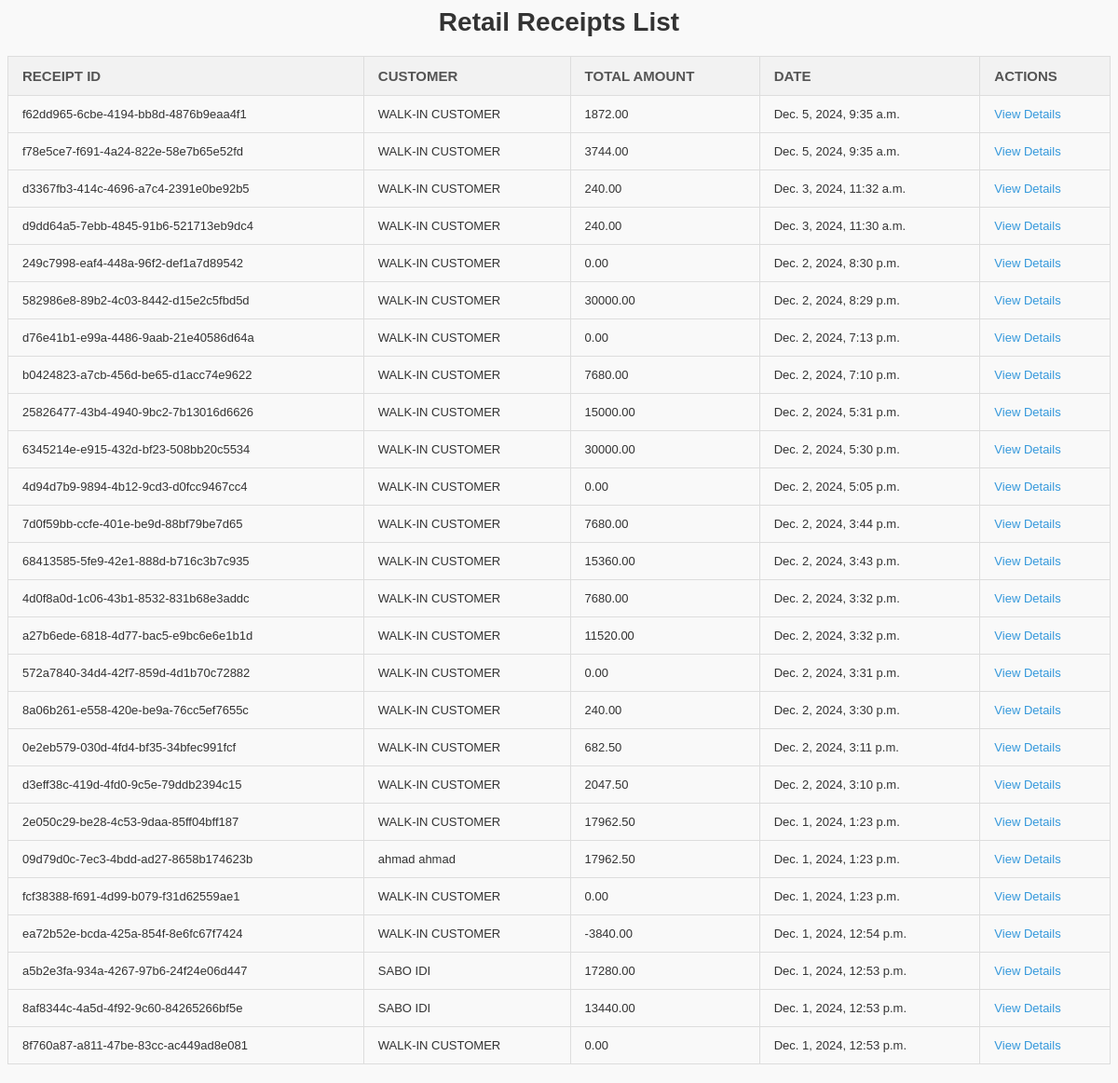
The app's page /receipts/ with its own data.
### app/models.py (models this page shows, shortened)
class Receipt(models.Model):
    customer = models.ForeignKey(Customer, on_delete=models.CASCADE, null=True, blank=True)
    sales = models.ForeignKey(Sales, on_delete=models.CASCADE, related_name='receipts', null=True, blank=True)
    buyer_name = models.CharField(max_length=255, blank=True, null=True)
    buyer_address = models.CharField(max_length=255, blank=True, null=True)
    total_amount = models.DecimalField(max_digits=10, decimal_places=2, default=Decimal('0.0'))
    date = models.DateTimeField(auto_now_add=True)
    receipt_id = models.UUIDField(default=uuid.uuid4, editable=False, unique=True)
    printed = models.BooleanField(default=False)
    payment_method = models.CharField(max_length=20, choices=[
        ('Cash', 'Cash'),
        ('Wallet', 'Wallet'),
        ('Transfer', 'Transfer'),
    ], default='Cash')

### app/views.py (the view)
# urls.py: path('receipts/', views.receipt_list, name='receipt_list'),
def receipt_list(request):
    receipts = Receipt.objects.all().order_by('-date')  # Order by date, latest first
    return render(request, 'partials/receipt_list.html', {'receipts': receipts})

### app/templates/partials/receipt_list.html (shortened to what this page needs)
{% block content %}
<div class="col-md-10 offset-md-2">
    <h2>Retail Receipts List</h2>
    <table>
        <thead>
            <tr>
                <th>Receipt ID</th>
                <th>Customer</th>
                <th>Total Amount</th>
                <th>Date</th>
                <th>Actions</th>
            </tr>
        </thead>
        <tbody>
            {% for receipt in receipts %}
            <tr class="{% if receipt.source == 'wholesale' %}wholesale-row{% endif %}">
                <td>{{ receipt.receipt_id }}</td>
                <td>
                    {% if receipt.customer %}
                    {{ receipt.customer.name|upper }}
                    {% elif receipt.buyer_name %}
                    {{ receipt.buyer_name }}
                    {% else %}
                    WALK-IN CUSTOMER
                    {% endif %}
                </td>
                <td>{{ receipt.total_amount }}</td>
                <td>{{ receipt.date }}</td>
                <td>
                    {% if receipt.source == 'wholesale' %}
                    <a href="{% url 'wholesale_receipt_detail' receipt.receipt_id %}">View Details</a>
                    {% else %}
                    <a href="{% url 'receipt_detail' receipt.receipt_id %}">View Details</a>
                    {% endif %}
                </td>
            </tr>
            {% endfor %}
        </tbody>
    </table>
</div>
{% endblock %}

### app/templates/partials/receipt_list.html (style rules this page uses)
h2 { color: #333; text-align: center; font-size: 28px; margin-bottom: 20px; }
table { width: 100%; border-collapse: collapse; margin-bottom: 20px; }
table th, table td { padding: 12px 15px; border: 1px solid #ddd; text-align: left; font-size: 13px; }
table thead th { background-color: #f2f2f2; color: #555; font-weight: bold; text-transform: uppercase; font-size: 15px; }
table tbody tr:nth-child(even) { background-color: #f9f9f9; }
a { color: #3498db; text-decoration: none; }

### records on screen
Receipt: receipt_id "f62dd965-6cbe-4194-bb8d-4876b9eaa4f1", shows "WALK-IN CUSTOMER", total_amount "1872.00", date "Dec. 5, 2024, 9:35 a.m."
Receipt: receipt_id "f78e5ce7-f691-4a24-822e-58e7b65e52fd", shows "WALK-IN CUSTOMER", total_amount "3744.00", date "Dec. 5, 2024, 9:35 a.m."
Receipt: receipt_id "d3367fb3-414c-4696-a7c4-2391e0be92b5", shows "WALK-IN CUSTOMER", total_amount "240.00", date "Dec. 3, 2024, 11:32 a.m."
Receipt: receipt_id "d9dd64a5-7ebb-4845-91b6-521713eb9dc4", shows "WALK-IN CUSTOMER", total_amount "240.00", date "Dec. 3, 2024, 11:30 a.m."
Receipt: receipt_id "249c7998-eaf4-448a-96f2-def1a7d89542", shows "WALK-IN CUSTOMER", total_amount "0.00", date "Dec. 2, 2024, 8:30 p.m."
Receipt: receipt_id "582986e8-89b2-4c03-8442-d15e2c5fbd5d", shows "WALK-IN CUSTOMER", total_amount "30000.00", date "Dec. 2, 2024, 8:29 p.m."
Receipt: receipt_id "d76e41b1-e99a-4486-9aab-21e40586d64a", shows "WALK-IN CUSTOMER", total_amount "0.00", date "Dec. 2, 2024, 7:13 p.m."
Receipt: receipt_id "b0424823-a7cb-456d-be65-d1acc74e9622", shows "WALK-IN CUSTOMER", total_amount "7680.00", date "Dec. 2, 2024, 7:10 p.m."
Receipt: receipt_id "25826477-43b4-4940-9bc2-7b13016d6626", shows "WALK-IN CUSTOMER", total_amount "15000.00", date "Dec. 2, 2024, 5:31 p.m."
Receipt: receipt_id "6345214e-e915-432d-bf23-508bb20c5534", shows "WALK-IN CUSTOMER", total_amount "30000.00", date "Dec. 2, 2024, 5:30 p.m."
Receipt: receipt_id "4d94d7b9-9894-4b12-9cd3-d0fcc9467cc4", shows "WALK-IN CUSTOMER", total_amount "0.00", date "Dec. 2, 2024, 5:05 p.m."
Receipt: receipt_id "7d0f59bb-ccfe-401e-be9d-88bf79be7d65", shows "WALK-IN CUSTOMER", total_amount "7680.00", date "Dec. 2, 2024, 3:44 p.m."
Receipt: receipt_id "68413585-5fe9-42e1-888d-b716c3b7c935", shows "WALK-IN CUSTOMER", total_amount "15360.00", date "Dec. 2, 2024, 3:43 p.m."
Receipt: receipt_id "4d0f8a0d-1c06-43b1-8532-831b68e3addc", shows "WALK-IN CUSTOMER", total_amount "7680.00", date "Dec. 2, 2024, 3:32 p.m."
Receipt: receipt_id "a27b6ede-6818-4d77-bac5-e9bc6e6e1b1d", shows "WALK-IN CUSTOMER", total_amount "11520.00", date "Dec. 2, 2024, 3:32 p.m."
Receipt: receipt_id "572a7840-34d4-42f7-859d-4d1b70c72882", shows "WALK-IN CUSTOMER", total_amount "0.00", date "Dec. 2, 2024, 3:31 p.m."
Receipt: receipt_id "8a06b261-e558-420e-be9a-76cc5ef7655c", shows "WALK-IN CUSTOMER", total_amount "240.00", date "Dec. 2, 2024, 3:30 p.m."
Receipt: receipt_id "0e2eb579-030d-4fd4-bf35-34bfec991fcf", shows "WALK-IN CUSTOMER", total_amount "682.50", date "Dec. 2, 2024, 3:11 p.m."
Receipt: receipt_id "d3eff38c-419d-4fd0-9c5e-79ddb2394c15", shows "WALK-IN CUSTOMER", total_amount "2047.50", date "Dec. 2, 2024, 3:10 p.m."
Receipt: receipt_id "2e050c29-be28-4c53-9daa-85ff04bff187", shows "WALK-IN CUSTOMER", total_amount "17962.50", date "Dec. 1, 2024, 1:23 p.m."
Receipt: receipt_id "09d79d0c-7ec3-4bdd-ad27-8658b174623b", buyer_name "ahmad ahmad", total_amount "17962.50", date "Dec. 1, 2024, 1:23 p.m."
Receipt: receipt_id "fcf38388-f691-4d99-b079-f31d62559ae1", shows "WALK-IN CUSTOMER", total_amount "0.00", date "Dec. 1, 2024, 1:23 p.m."
Receipt: receipt_id "ea72b52e-bcda-425a-854f-8e6fc67f7424", shows "WALK-IN CUSTOMER", total_amount "-3840.00", date "Dec. 1, 2024, 12:54 p.m."
Receipt: receipt_id "a5b2e3fa-934a-4267-97b6-24f24e06d447", buyer_name "SABO IDI", total_amount "17280.00", date "Dec. 1, 2024, 12:53 p.m."
Receipt: receipt_id "8af8344c-4a5d-4f92-9c60-84265266bf5e", buyer_name "SABO IDI", total_amount "13440.00", date "Dec. 1, 2024, 12:53 p.m."
Receipt: receipt_id "8f760a87-a811-47be-83cc-ac449ad8e081", shows "WALK-IN CUSTOMER", total_amount "0.00", date "Dec. 1, 2024, 12:53 p.m."
